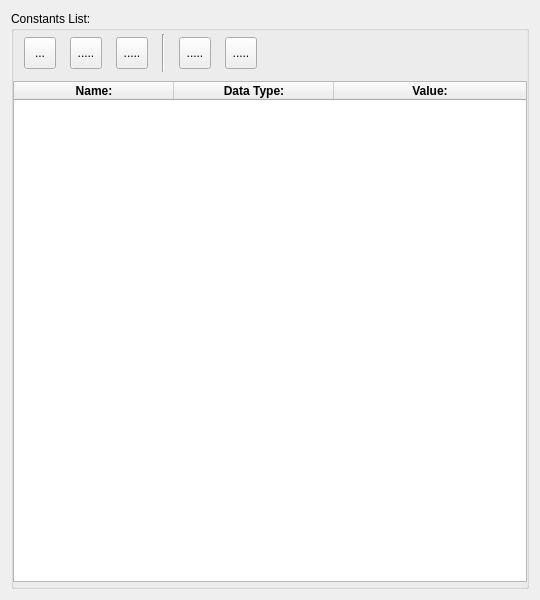
<?xml version="1.0" encoding="UTF-8"?>
<ui version="4.0">
 <class>SIConstantList</class>
 <widget class="QWidget" name="SIConstantList">
  <property name="geometry">
   <rect>
    <x>0</x>
    <y>0</y>
    <width>540</width>
    <height>600</height>
   </rect>
  </property>
  <property name="windowTitle">
   <string>Form</string>
  </property>
  <layout class="QVBoxLayout" name="verticalLayout_3">
   <item>
    <widget class="QGroupBox" name="groupBoxDetails">
     <property name="title">
      <string>Constants List:</string>
     </property>
     <widget class="QWidget" name="widget" native="true">
      <property name="geometry">
       <rect>
        <x>5</x>
        <y>21</y>
        <width>371</width>
        <height>41</height>
       </rect>
      </property>
      <widget class="QWidget" name="horizontalLayoutWidget">
       <property name="geometry">
        <rect>
         <x>0</x>
         <y>2</y>
         <width>251</width>
         <height>38</height>
        </rect>
       </property>
       <layout class="QHBoxLayout" name="horizontalLayout">
        <item>
         <widget class="QToolButton" name="toolAddElem">
          <property name="maximumSize">
           <size>
            <width>32</width>
            <height>32</height>
           </size>
          </property>
          <property name="baseSize">
           <size>
            <width>32</width>
            <height>32</height>
           </size>
          </property>
          <property name="cursor">
           <cursorShape>PointingHandCursor</cursorShape>
          </property>
          <property name="mouseTracking">
           <bool>true</bool>
          </property>
          <property name="toolTip">
           <string>Create and add new data type.</string>
          </property>
          <property name="text">
           <string>...</string>
          </property>
          <property name="icon">
           <iconset>
            <normalon>:/icons/Add Data Type</normalon>
           </iconset>
          </property>
          <property name="iconSize">
           <size>
            <width>25</width>
            <height>25</height>
           </size>
          </property>
          <property name="shortcut">
           <string>Ctrl+R</string>
          </property>
         </widget>
        </item>
        <item>
         <widget class="QToolButton" name="toolDeleteElem">
          <property name="maximumSize">
           <size>
            <width>32</width>
            <height>32</height>
           </size>
          </property>
          <property name="baseSize">
           <size>
            <width>32</width>
            <height>32</height>
           </size>
          </property>
          <property name="cursor">
           <cursorShape>PointingHandCursor</cursorShape>
          </property>
          <property name="mouseTracking">
           <bool>true</bool>
          </property>
          <property name="toolTip">
           <string>Delete active data type.</string>
          </property>
          <property name="text">
           <string>.....</string>
          </property>
          <property name="icon">
           <iconset>
            <normalon>:/icons/Delete Data Type</normalon>
           </iconset>
          </property>
          <property name="iconSize">
           <size>
            <width>25</width>
            <height>25</height>
           </size>
          </property>
          <property name="shortcut">
           <string>Ctrl+R</string>
          </property>
         </widget>
        </item>
        <item>
         <widget class="QToolButton" name="toolInsertElem">
          <property name="maximumSize">
           <size>
            <width>32</width>
            <height>32</height>
           </size>
          </property>
          <property name="baseSize">
           <size>
            <width>32</width>
            <height>32</height>
           </size>
          </property>
          <property name="cursor">
           <cursorShape>PointingHandCursor</cursorShape>
          </property>
          <property name="mouseTracking">
           <bool>true</bool>
          </property>
          <property name="toolTip">
           <string>Remove selected field</string>
          </property>
          <property name="text">
           <string>.....</string>
          </property>
          <property name="icon">
           <iconset>
            <normalon>:/icons/Insert Field</normalon>
           </iconset>
          </property>
          <property name="iconSize">
           <size>
            <width>25</width>
            <height>25</height>
           </size>
          </property>
          <property name="shortcut">
           <string>Ctrl+R</string>
          </property>
         </widget>
        </item>
        <item>
         <widget class="Line" name="line_2">
          <property name="orientation">
           <enum>Qt::Orientation::Vertical</enum>
          </property>
         </widget>
        </item>
        <item>
         <widget class="QToolButton" name="toolMoveUp">
          <property name="maximumSize">
           <size>
            <width>32</width>
            <height>32</height>
           </size>
          </property>
          <property name="baseSize">
           <size>
            <width>32</width>
            <height>32</height>
           </size>
          </property>
          <property name="cursor">
           <cursorShape>PointingHandCursor</cursorShape>
          </property>
          <property name="mouseTracking">
           <bool>true</bool>
          </property>
          <property name="toolTip">
           <string>Move selection up.</string>
          </property>
          <property name="text">
           <string>.....</string>
          </property>
          <property name="icon">
           <iconset>
            <normalon>:/icons/Move Up</normalon>
           </iconset>
          </property>
          <property name="iconSize">
           <size>
            <width>25</width>
            <height>25</height>
           </size>
          </property>
          <property name="shortcut">
           <string>Ctrl+R</string>
          </property>
         </widget>
        </item>
        <item>
         <widget class="QToolButton" name="toolMoveDown">
          <property name="maximumSize">
           <size>
            <width>32</width>
            <height>32</height>
           </size>
          </property>
          <property name="baseSize">
           <size>
            <width>32</width>
            <height>32</height>
           </size>
          </property>
          <property name="cursor">
           <cursorShape>PointingHandCursor</cursorShape>
          </property>
          <property name="mouseTracking">
           <bool>true</bool>
          </property>
          <property name="toolTip">
           <string>Move selection down.</string>
          </property>
          <property name="text">
           <string>.....</string>
          </property>
          <property name="icon">
           <iconset>
            <normalon>:/icons/Move Down</normalon>
           </iconset>
          </property>
          <property name="iconSize">
           <size>
            <width>25</width>
            <height>25</height>
           </size>
          </property>
          <property name="shortcut">
           <string>Ctrl+R</string>
          </property>
         </widget>
        </item>
       </layout>
      </widget>
     </widget>
     <widget class="QWidget" name="horizontalLayoutWidget_2">
      <property name="geometry">
       <rect>
        <x>2</x>
        <y>70</y>
        <width>521</width>
        <height>501</height>
       </rect>
      </property>
      <layout class="QHBoxLayout" name="horizontalLayout_2">
       <property name="rightMargin">
        <number>7</number>
       </property>
       <item>
        <widget class="QTableWidget" name="tableConstants">
         <property name="cursor" stdset="0">
          <cursorShape>ArrowCursor</cursorShape>
         </property>
         <property name="mouseTracking">
          <bool>true</bool>
         </property>
         <property name="contextMenuPolicy">
          <enum>Qt::ContextMenuPolicy::NoContextMenu</enum>
         </property>
         <property name="autoFillBackground">
          <bool>true</bool>
         </property>
         <property name="midLineWidth">
          <number>1</number>
         </property>
         <property name="verticalScrollBarPolicy">
          <enum>Qt::ScrollBarPolicy::ScrollBarAsNeeded</enum>
         </property>
         <property name="editTriggers">
          <set>QAbstractItemView::EditTrigger::DoubleClicked|QAbstractItemView::EditTrigger::SelectedClicked</set>
         </property>
         <property name="showDropIndicator" stdset="0">
          <bool>false</bool>
         </property>
         <property name="dragDropOverwriteMode">
          <bool>false</bool>
         </property>
         <property name="selectionMode">
          <enum>QAbstractItemView::SelectionMode::SingleSelection</enum>
         </property>
         <property name="selectionBehavior">
          <enum>QAbstractItemView::SelectionBehavior::SelectRows</enum>
         </property>
         <property name="iconSize">
          <size>
           <width>16</width>
           <height>16</height>
          </size>
         </property>
         <property name="textElideMode">
          <enum>Qt::TextElideMode::ElideRight</enum>
         </property>
         <property name="sortingEnabled">
          <bool>true</bool>
         </property>
         <property name="wordWrap">
          <bool>false</bool>
         </property>
         <property name="cornerButtonEnabled">
          <bool>false</bool>
         </property>
         <property name="columnCount">
          <number>3</number>
         </property>
         <attribute name="horizontalHeaderCascadingSectionResizes">
          <bool>true</bool>
         </attribute>
         <attribute name="horizontalHeaderMinimumSectionSize">
          <number>60</number>
         </attribute>
         <attribute name="horizontalHeaderDefaultSectionSize">
          <number>160</number>
         </attribute>
         <attribute name="horizontalHeaderStretchLastSection">
          <bool>true</bool>
         </attribute>
         <attribute name="verticalHeaderHighlightSections">
          <bool>false</bool>
         </attribute>
         <column>
          <property name="text">
           <string>Name:</string>
          </property>
          <property name="font">
           <font>
            <bold>true</bold>
           </font>
          </property>
         </column>
         <column>
          <property name="text">
           <string>Data Type:</string>
          </property>
          <property name="font">
           <font>
            <bold>true</bold>
           </font>
          </property>
         </column>
         <column>
          <property name="text">
           <string>Value:</string>
          </property>
          <property name="font">
           <font>
            <bold>true</bold>
           </font>
          </property>
         </column>
        </widget>
       </item>
      </layout>
     </widget>
    </widget>
   </item>
  </layout>
 </widget>
 <resources/>
 <connections/>
</ui>
